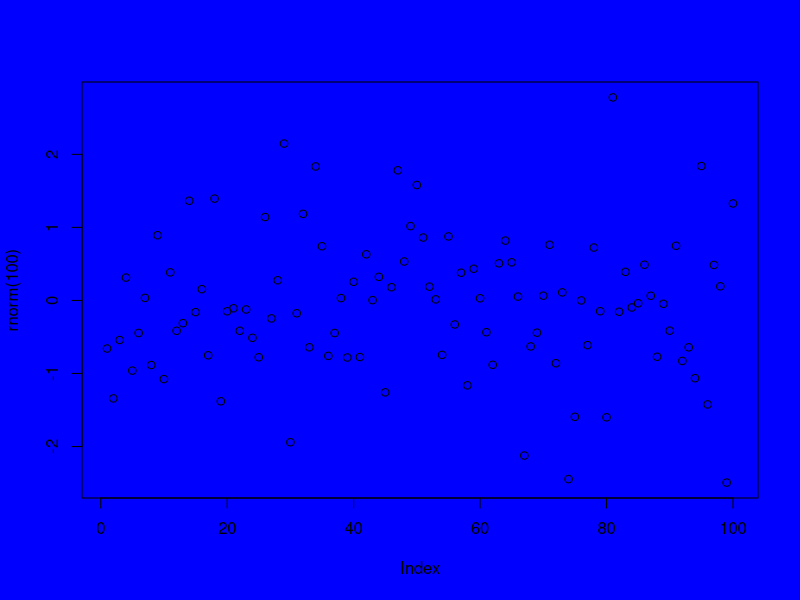
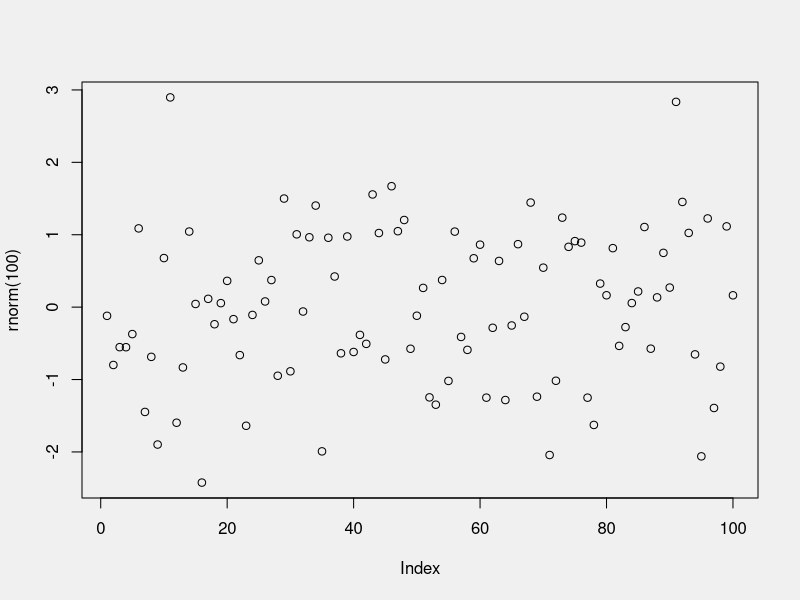
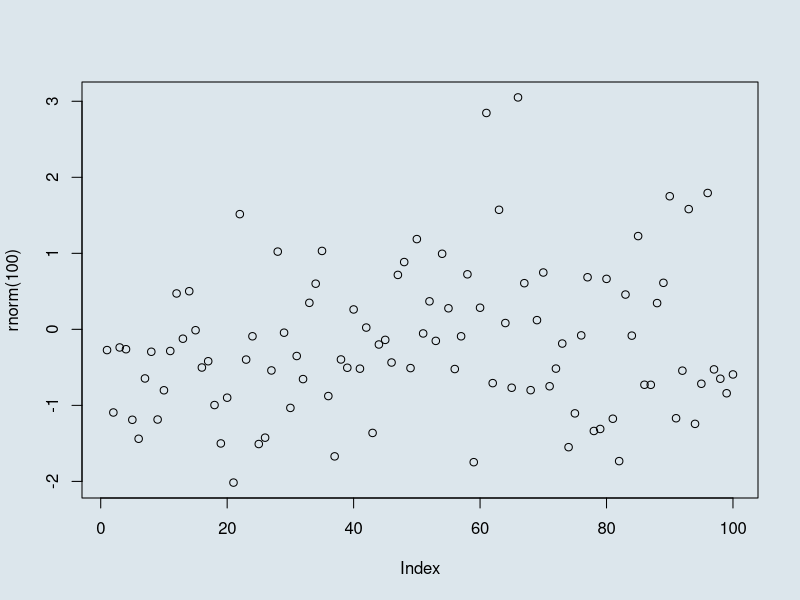
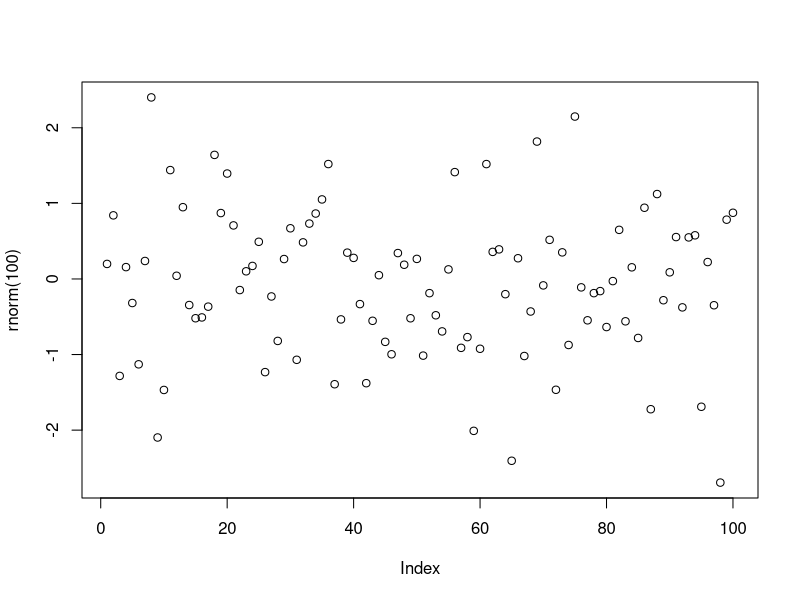
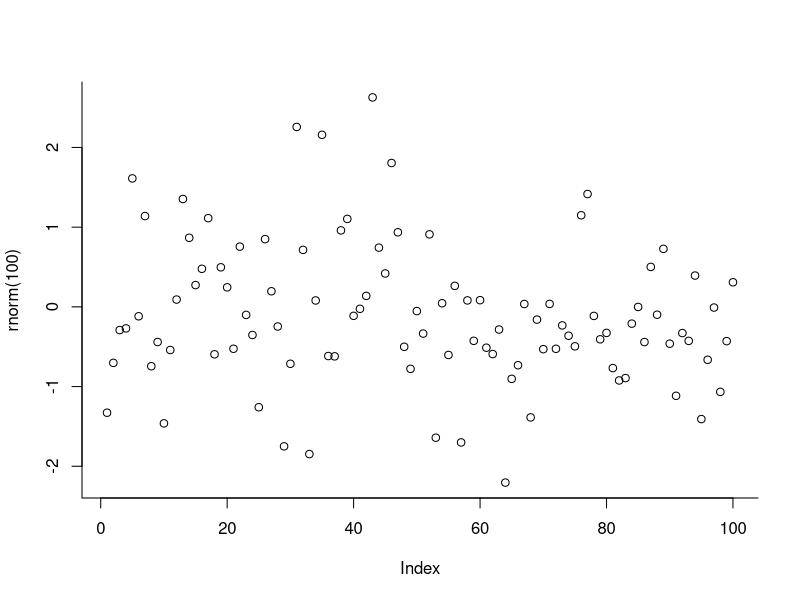
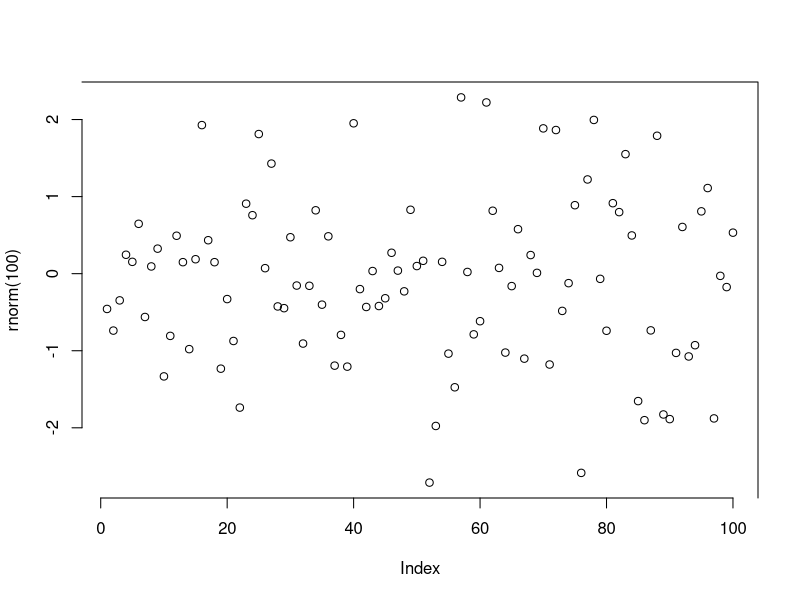
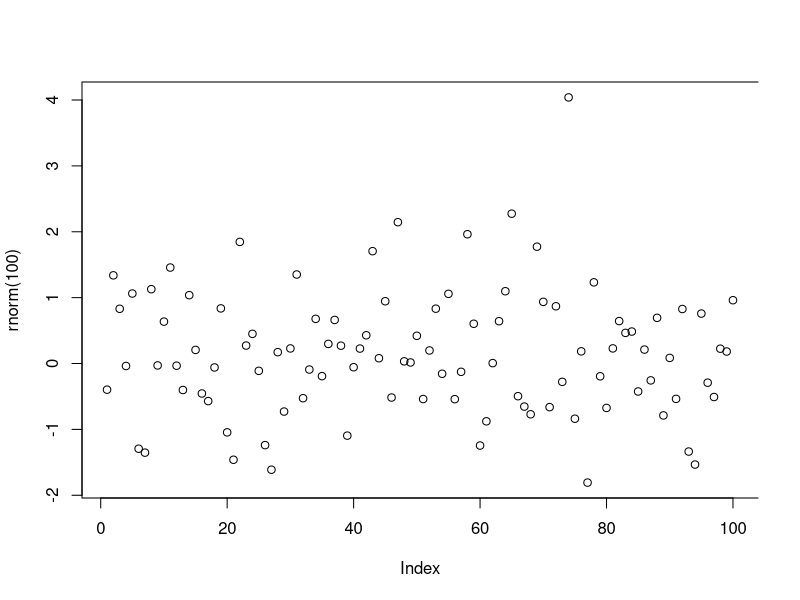
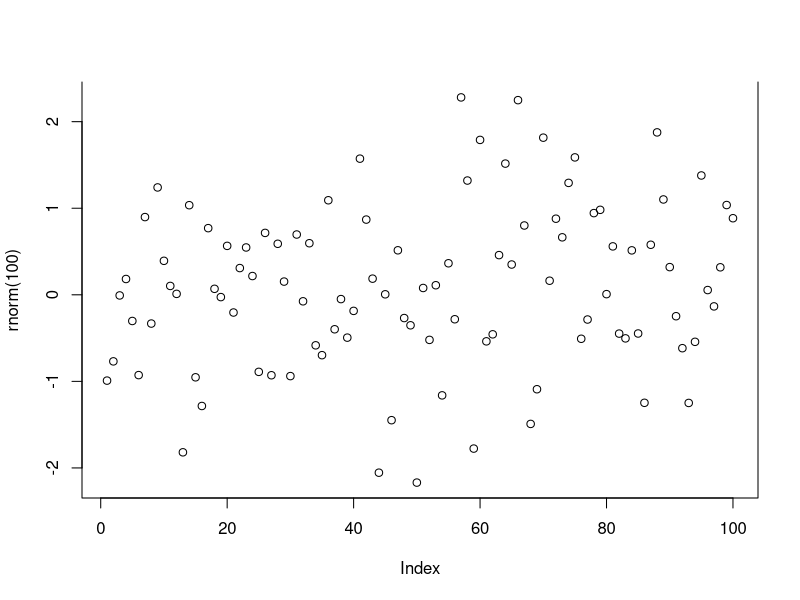

The R script that drew these images, in order:
## ---- chunk 1
set.seed(3-31-2016)
opar <- par(no.readonly=TRUE)
## ---- chunk 2
par(bg = "blue")
plot(rnorm(100))

par(bg = "#F0F0F0")
plot(rnorm(100))

par(bg = "#DCE6EC")
plot(rnorm(100))
## ---- chunk 3
par(opar)
## ---- chunk 4
par(bty = "o")
plot(rnorm(100))


par(bty = "l")
plot(rnorm(100))

par(bty = "7")
plot(rnorm(100))

par(bty = "c")
plot(rnorm(100))

par(bty = "u")
plot(rnorm(100))

par(bty = "]")
plot(rnorm(100))

par(bty = "n")
plot(rnorm(100))
## ---- chunk 5
par(opar)
## ---- chunk 6
par(cex = 2)
plot(rnorm(100))

par(cex = .5)
plot(rnorm(100))
## ---- chunk 7
par(opar)
## ---- chunk 8
par(cex = 1, cex.axis = 0.5)
plot(rnorm(100))

par(cex = 1, cex.axis = 2)
plot(rnorm(100))
## ---- chunk 9
par(opar)
## ---- chunk 10
par(cex = 1, cex.main = 0.5)
plot(rnorm(100))

par(cex = 1, cex.main = 2)
plot(rnorm(100))
## ---- chunk 11
par(opar)
## ---- chunk 12
par(family = "mono")
plot(rnorm(100))

par(family = "serif")
plot(rnorm(100))
## ---- chunk 13
par(opar)
## ---- chunk 14
par(fg = "red")
plot(rnorm(100))
## ---- chunk 15
par(opar)
## ---- chunk 16
par(fg = "red")
plot(rnorm(100))
## ---- chunk 17
par(opar)
